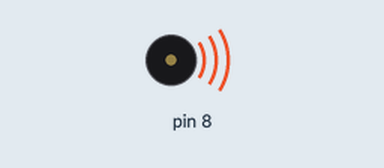
Bench run of a sketch on a simulated Arduino Uno, built with avr-gcc and run on an emulated ATmega328P. Shown: buzzer (waves = sounding).

Above: at 0.1 s.
Timing chart, 0 to 1.6 s (numbered marks = the images above):
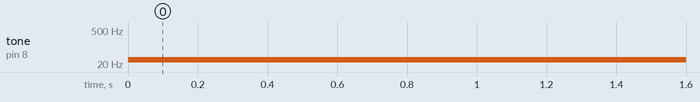

Measured:
- by itself, tone on pin 8: silent → 30 Hz at 0.00 s

The sketch:

Buzzer.ino
```cpp
void setup()
{
  pinMode(8, OUTPUT);
}

void loop()
{
  tone(8, 30);
  delay(2000);
}
```
